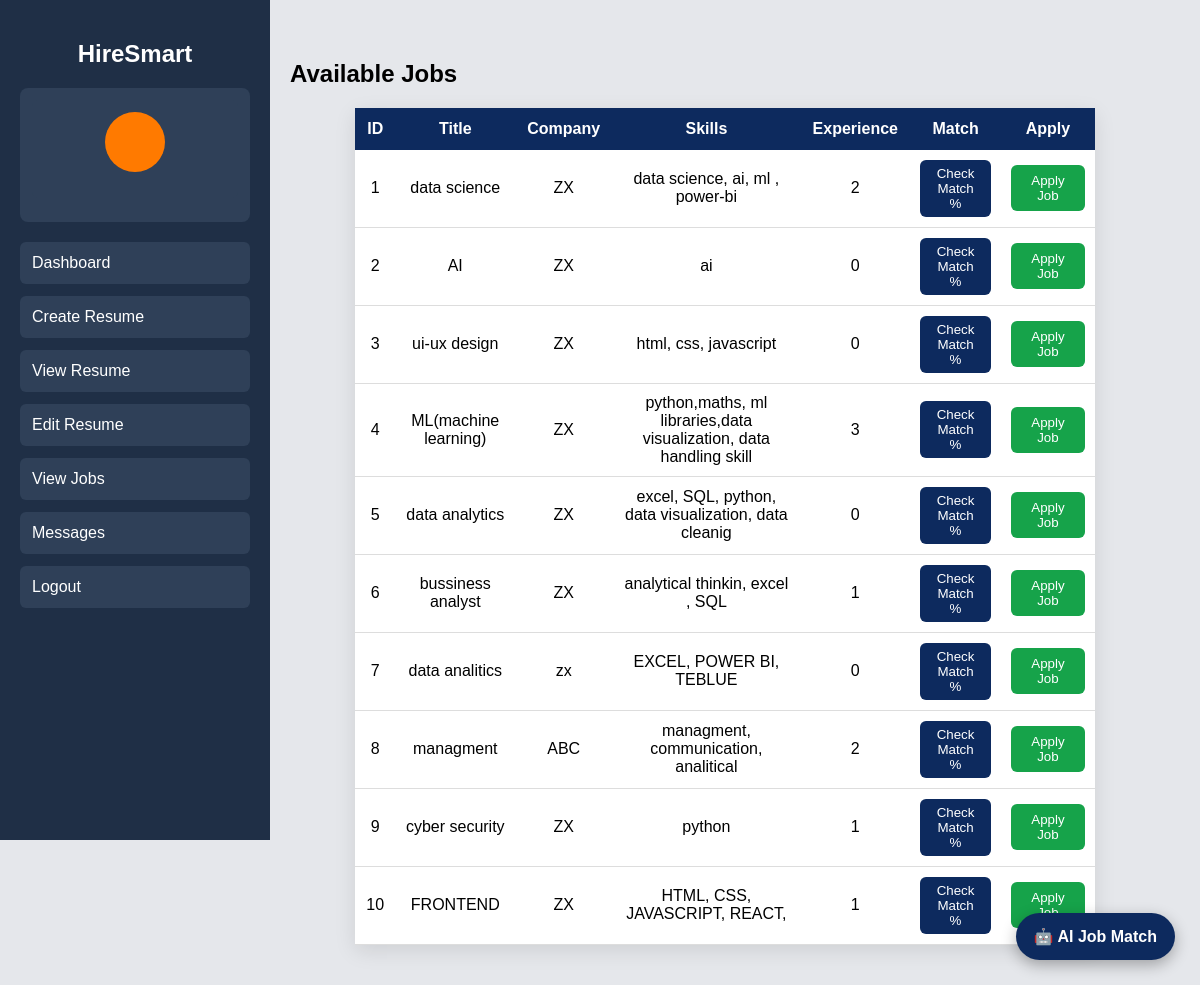
Page /student-jobs/ (signed in) on the committed database.
### accounts/models.py (models this page shows, shortened)
class Job(models.Model):
    hr = models.ForeignKey(HR, on_delete=models.CASCADE, null=True, blank=True)
    title = models.CharField(max_length=200)
    company = models.CharField(max_length=200)
    skills = models.TextField()
    experience = models.IntegerField(default=0)
    description = models.TextField()
    posted_date = models.DateTimeField(auto_now_add=True)

### accounts/views.py (the view)
# urls.py: path('student-jobs/', views.student_jobs, name='student_jobs'),
def student_jobs(request):
    email = request.session.get("student_email")
    if not email:
        return redirect("student_login")
    student = Student.objects.get(email=email)
    applied_jobs = JobApplication.objects.filter(student=student).values_list('job_id', flat=True)
    jobs = Job.objects.exclude(id__in=applied_jobs)
    return render(request, "student_jobs.html", {"jobs": jobs})

### accounts/templates/student_jobs.html (shortened to what this page needs)
{% extends 'base_student.html' %}
{% block content %}
<h2>Available Jobs</h2>
<a href="{% url 'recommended_jobs' %}" class="ai-btn">
    🤖 AI Job Match
</a>
<table class="jobs-table">
<tr>
<th>ID</th>
<th>Title</th>
<th>Company</th>
<th>Skills</th>
<th>Experience</th>
<th>Match</th>
<th>Apply</th>
</tr>
{% for job in jobs %}
<tr>
<td>{{ forloop.counter }}</td>
<td>{{ job.title }}</td>
<td>{{ job.company }}</td>
<td>{{ job.skills }}</td>
<td>{{ job.experience }}</td>
<td>
<a href="{% url 'check_match' job.id %}">
<button type="button" class="match-btn">Check Match %</button>
</a>
</td>
<td>
<form method="POST" action="{% url 'apply_job' job.id %}"
      onsubmit="return confirm('Are you sure you want to apply for this job?')">
<button type="submit" class="apply-btn">
    Apply Job
</button>
</form>
</td>
</tr>
{% endfor %}
</table>
{% endblock %}

### accounts/templates/base_student.html (shortened to what this page needs)
{% load static %}
<!DOCTYPE html>
<html>
<head>
</head>
<body>
<div class="main-container">
<div class="sidebar">
<h2>HireSmart</h2>
<div class="profile-menu">
<a href="{% url 'student_profile' %}" style="text-decoration:none;color:white;">
{% if student.photo %}
<img src="{{ student.photo.url }}" class="profile-img">
{% else %}
<div class="profile-icon">
</div>
{% endif %}
</a>
</div>
<a href="{% url 'student_dashboard' %}">Dashboard</a>
<a href="{% url 'create_resume' %}">Create Resume</a>
<a href="{% url 'view_resume' %}">View Resume</a>
<a href="{% url 'edit_resume' %}">Edit Resume</a>
<a href="{% url 'student_jobs' %}">View Jobs</a>
<a href="{% url 'student_messages' %}" class="menu-btn">Messages</a>
<a href="{% url 'student_logout' %}">Logout</a>
</div>
<div class="content">
{% block content %}
{% endblock %}
</div>
</div>
</body>
</html>

### accounts/templates/base_student.html (style rules this page uses)
body { margin:0; font-family:Arial; background:#e5e7eb; }
.main-container { display:flex; }
.sidebar { width:230px; background:#1f2f46; height:100vh; padding:20px; color:white; position:fixed; left:0; top:0; }
.sidebar h2 { text-align:center; margin-bottom:20px; }
.profile-menu { text-align:center; margin-bottom:20px; background:#2f4058; padding:12px; border-radius:8px; }
.profile-icon { width:60px; height:60px; border-radius:50%; background:#ff7a00; display:flex; align-items:center; justify-content:center; font-size:22px; margin:auto; margin-bottom:10px; color:white; }
.sidebar a { display:block; background:#2f4058; padding:12px; margin-bottom:12px; color:white; text-decoration:none; border-radius:6px; }
.content { margin-left:250px; padding:40px; width:100%; }

### accounts/templates/student_jobs.html (style rules this page uses)
.ai-btn { position:fixed; right:25px; bottom:25px; background:#0d2a5e; color:white; padding:14px 18px; border-radius:50px; text-decoration:none; font-weight:bold; box-shadow:0 5px 15px rgba(0,0,0,0.3); }
.jobs-table { width:85%; border-collapse:collapse; background:white; box-shadow:0 6px 20px rgba(0,0,0,0.1); margin:auto; }
.jobs-table th { background:#0d2a5e; color:white; padding:12px; }
.jobs-table td { padding:10px; border-bottom:1px solid #ddd; text-align:center; }
.apply-btn { background:#16a34a; color:white; border:none; padding:8px 18px; border-radius:6px; cursor:pointer; }
.match-btn { background:#0d2a5e; color:white; border:none; padding:6px 12px; border-radius:6px; cursor:pointer; }

### rows in the picture
Job: title "data science", company "ZX", skills "data science, ai, ml , power-bi", experience "2"
Job: title "AI", company "ZX", skills "ai", experience "0"
Job: title "ui-ux design", company "ZX", skills "html, css, javascript", experience "0"
Job: title "ML(machine learning)", company "ZX", skills "python,maths, ml libraries,data visualization, data handling skill", experience "3"
Job: title "data analytics", company "ZX", skills "excel, SQL, python, data visualization, data cleanig", experience "0"
Job: title "bussiness analyst", company "ZX", skills "analytical thinkin, excel , SQL", experience "1"
Job: title "data analitics", company "zx", skills "EXCEL, POWER BI, TEBLUE", experience "0"
Job: title "managment", company "ABC", skills "managment, communication, analitical", experience "2"
Job: title "cyber security", company "ZX", skills "python", experience "1"
Job: title "FRONTEND", company "ZX", skills "HTML, CSS, JAVASCRIPT, REACT,", experience "1"
